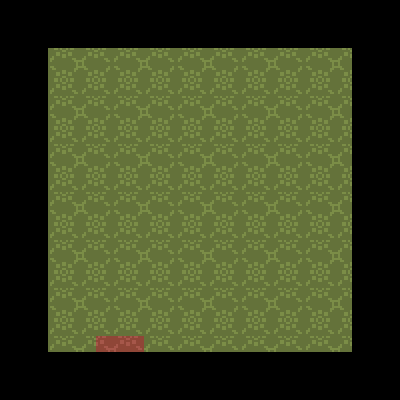

The image is a tile-based game level rendered from a .tmx file. Its description and complete source (layers, tilesets, objects, tile grids) follow:
An orthogonal 25x25 tile map with 16x16 px tiles, 2 tile layers (bg, elements) and 8 objects (4x collision, exit_house, spwan_house, moon_path1, moon_path2).

<map version="1.8" tiledversion="1.8.4" orientation="orthogonal" renderorder="right-down" width="25" height="25" tilewidth="16" tileheight="16" infinite="0" nextlayerid="8" nextobjectid="28">
 <tileset firstgid="1" source="HouseIn.tsx" />
 <layer id="5" name="bg" width="25" height="25">
  <data encoding="csv">
0,0,0,0,0,0,0,0,0,0,0,0,0,0,0,0,0,0,0,0,0,0,0,0,0,
0,0,0,0,0,0,0,0,0,0,0,0,0,0,0,0,0,0,0,0,0,0,0,0,0,
0,0,0,0,0,0,0,0,0,0,0,0,0,0,0,0,0,0,0,0,0,0,0,0,0,
0,0,0,551,552,553,554,551,552,553,554,551,552,553,554,551,552,553,554,551,552,553,0,0,0,
0,0,0,583,584,585,586,583,584,585,586,583,584,585,586,583,584,585,586,583,584,585,0,0,0,
0,0,0,615,616,617,618,615,616,617,618,615,616,617,618,615,616,617,618,615,616,617,0,0,0,
0,0,0,551,552,553,554,551,552,553,554,551,552,553,554,551,552,553,554,551,552,553,0,0,0,
0,0,0,583,584,585,586,583,584,585,586,583,584,585,586,583,584,585,586,583,584,585,0,0,0,
0,0,0,615,616,617,618,615,616,617,618,615,616,617,618,615,616,617,618,615,616,617,0,0,0,
0,0,0,551,552,553,554,551,552,553,554,551,552,553,554,551,552,553,554,551,552,553,0,0,0,
0,0,0,583,584,585,586,583,584,585,586,583,584,585,586,583,584,585,586,583,584,585,0,0,0,
0,0,0,615,616,617,618,615,616,617,618,615,616,617,618,615,616,617,618,615,616,617,0,0,0,
0,0,0,551,552,553,554,551,552,553,554,551,552,553,554,551,552,553,554,551,552,553,0,0,0,
0,0,0,583,584,585,586,583,584,585,586,583,584,585,586,583,584,585,586,583,584,585,0,0,0,
0,0,0,615,616,617,618,615,616,617,618,615,616,617,618,615,616,617,618,615,616,617,0,0,0,
0,0,0,551,552,553,554,551,552,553,554,551,552,553,554,551,552,553,554,551,552,553,0,0,0,
0,0,0,583,584,585,586,583,584,585,586,583,584,585,586,583,584,585,586,583,584,585,0,0,0,
0,0,0,615,616,617,618,615,616,617,618,615,616,617,618,615,616,617,618,615,616,617,0,0,0,
0,0,0,551,552,553,554,551,552,553,554,551,552,553,554,551,552,553,554,551,552,553,0,0,0,
0,0,0,583,584,585,586,583,584,585,586,583,584,585,586,583,584,585,586,583,584,585,0,0,0,
0,0,0,615,616,617,618,615,616,617,618,615,616,617,618,615,616,617,618,615,616,617,0,0,0,
0,0,0,551,552,553,554,551,552,553,554,551,552,553,554,551,552,553,554,551,552,553,0,0,0,
0,0,0,0,0,0,0,0,0,0,0,0,0,0,0,0,0,0,0,0,0,0,0,0,0,
0,0,0,0,0,0,0,0,0,0,0,0,0,0,0,0,0,0,0,0,0,0,0,0,0,
0,0,0,0,0,0,0,0,0,0,0,0,0,0,0,0,0,0,0,0,0,0,0,0,0
</data>
 </layer>
 <layer id="6" name="elements" width="25" height="25">
  <data encoding="csv">
0,0,0,0,0,0,0,0,0,0,0,0,0,0,0,0,0,0,0,0,0,0,0,0,0,
0,0,0,0,0,0,0,0,0,0,0,0,0,0,0,0,0,0,0,0,0,0,0,0,0,
0,0,0,0,0,0,0,0,0,0,0,0,0,0,0,0,0,0,0,0,0,0,0,0,0,
0,0,0,0,0,0,0,0,0,0,0,0,0,0,0,0,0,0,0,0,0,0,0,0,0,
0,0,0,0,0,0,0,0,0,0,0,0,0,0,0,0,0,0,0,0,0,0,0,0,0,
0,0,0,0,0,0,0,0,0,0,0,0,0,0,0,0,0,0,0,0,0,0,0,0,0,
0,0,0,0,0,0,0,0,0,0,0,0,0,0,0,0,0,0,0,0,0,0,0,0,0,
0,0,0,0,0,0,0,763,0,0,0,0,0,0,0,0,0,0,0,0,0,0,0,0,0,
0,0,0,0,0,0,0,0,0,0,0,0,0,0,0,0,0,0,0,0,0,0,0,0,0,
0,0,0,0,0,0,0,0,0,0,0,0,0,0,0,0,0,0,0,0,0,0,0,0,0,
0,0,0,0,0,0,0,0,0,0,0,0,0,0,0,0,0,0,0,0,0,0,0,0,0,
0,0,0,0,0,0,0,0,0,0,0,0,0,0,0,0,0,0,0,0,0,0,0,0,0,
0,0,0,0,0,0,0,0,0,0,0,0,0,0,0,0,0,0,0,0,0,0,0,0,0,
0,0,0,0,0,0,0,0,0,0,0,0,0,0,0,0,0,0,0,0,0,0,0,0,0,
0,0,0,0,0,0,0,0,0,0,0,0,0,0,0,0,0,0,0,0,0,0,0,0,0,
0,0,0,0,0,0,0,0,0,0,0,0,0,0,0,0,0,0,0,0,0,0,0,0,0,
0,0,0,0,0,0,0,0,0,0,0,0,0,0,0,0,0,0,0,0,0,0,0,0,0,
0,0,0,0,0,0,0,0,0,0,0,0,0,0,0,0,0,0,0,0,0,0,0,0,0,
0,0,0,0,0,0,0,0,0,0,0,0,0,0,0,0,0,0,0,0,0,0,0,0,0,
0,0,0,0,0,0,0,0,0,0,0,0,0,0,0,0,0,0,0,0,0,0,0,0,0,
0,0,0,0,0,0,0,0,0,0,0,0,0,0,0,0,0,0,0,0,0,0,0,0,0,
0,0,0,0,0,0,360,361,362,0,0,0,0,0,0,0,0,0,0,0,0,0,0,0,0,
0,0,0,0,0,0,0,0,0,0,0,0,0,0,0,0,0,0,0,0,0,0,0,0,0,
0,0,0,0,0,0,0,0,0,0,0,0,0,0,0,0,0,0,0,0,0,0,0,0,0,
0,0,0,0,0,0,0,0,0,0,0,0,0,0,0,0,0,0,0,0,0,0,0,0,0
</data>
 </layer>
 <objectgroup id="4" name="objects">
  <object id="1" type="collision" x="32" y="31" width="16" height="335" />
  <object id="2" type="collision" x="48" y="30" width="319" height="18" />
  <object id="18" type="collision" x="50" y="351" width="318" height="18" />
  <object id="19" type="collision" x="351" y="48" width="16" height="299" />
  <object id="22" name="exit_house" x="96" y="336" width="46" height="14" />
  <object id="23" name="spwan_house" x="121" y="300">
   <point />
  </object>
 </objectgroup>
 <objectgroup id="7" name="NPSPaths">
  <object id="26" name="moon_path1" x="112.5" y="96.5" width="16" height="14.5" />
  <object id="27" name="moon_path2" x="257.5" y="96.5" width="14.5" height="12.5" />
 </objectgroup>
</map>
